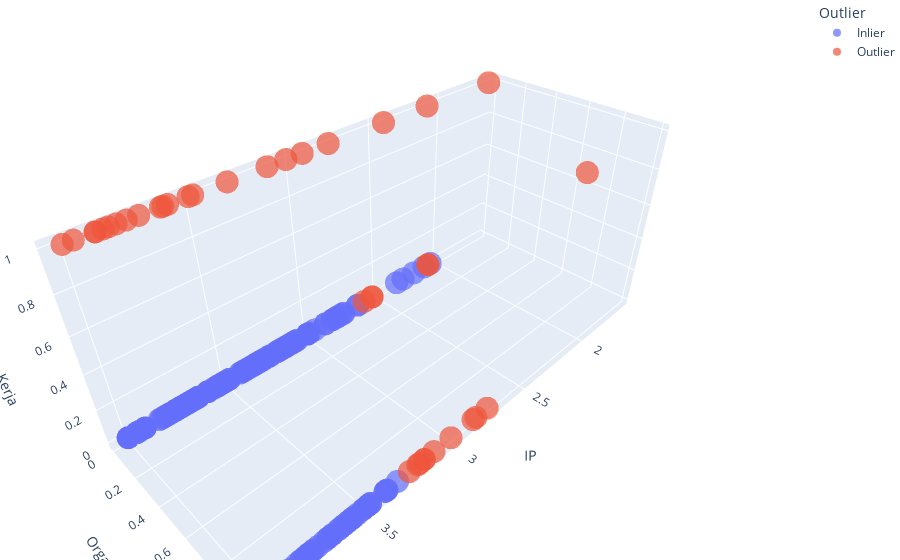

Notebook code for this chart:
### Code cell
fig_lof = px.scatter_3d(fixOutlier, x='IP', y='Organisasi', z='Kerja', color = 'Outlier', opacity=0.7)
fig_lof.update_layout(margin=dict(l=0, r=0, b=0, t=0))

### Figure 1 — Plotly figure (JSON) as saved in the notebook; plotly's stock layout.template omitted (floating-point values rounded to 4 significant figures; data arrays with more than 128 entries replaced by an {"elided": "..."} marker saying what was removed)
{"data": [{"hovertemplate": "Outlier=Inlier<br>IP=%{x}<br>Organisasi=%{y}<br>Kerja=%{z}<extra></extra>", "legendgroup": "Inlier", "marker": {"color": "#636efa", "opacity": 0.7, "symbol": "circle"}, "mode": "markers", "name": "Inlier", "scene": "scene", "showlegend": true, "type": "scatter3d", "x": {"elided": "172 float values"}, "y": {"elided": "172 int values"}, "z": {"elided": "172 int values"}}, {"hovertemplate": "Outlier=Outlier<br>IP=%{x}<br>Organisasi=%{y}<br>Kerja=%{z}<extra></extra>", "legendgroup": "Outlier", "marker": {"color": "#EF553B", "opacity": 0.7, "symbol": "circle"}, "mode": "markers", "name": "Outlier", "scene": "scene", "showlegend": true, "type": "scatter3d", "x": [2.78, 2.75, 3.17, 3.76, 3.32, 2.54, 3.85, 3.26, 2.83, 3.02, 3.61, 2.93, 3.12, 3.88, 3.71, 3.59, 4, 2.2, 3.88, 3.17, 3.8, 3.2, 3.62, 2.43, 2.54, 2.85, 3.96, 3.5, 1.62, 2.12, 2.6, 3.21, 2.08, 3.83, 3, 2.08, 3.48, 3.11], "y": [0, 1, 1, 0, 0, 0, 0, 1, 1, 0, 0, 0, 0, 0, 0, 0, 0, 1, 0, 1, 0, 1, 0, 0, 0, 1, 0, 0, 0, 0, 0, 1, 0, 0, 1, 0, 0, 1], "z": [1, 0, 0, 1, 1, 0, 1, 0, 0, 1, 1, 1, 1, 1, 1, 1, 1, 1, 1, 0, 1, 0, 1, 1, 0, 0, 1, 1, 1, 1, 0, 0, 0, 1, 0, 0, 1, 0]}], "layout": {"legend": {"title": {"text": "Outlier"}, "tracegroupgap": 0}, "margin": {"b": 0, "l": 0, "r": 0, "t": 0}, "scene": {"domain": {"x": [0, 1], "y": [0, 1]}, "xaxis": {"title": {"text": "IP"}}, "yaxis": {"title": {"text": "Organisasi"}}, "zaxis": {"title": {"text": "Kerja"}}}}}
